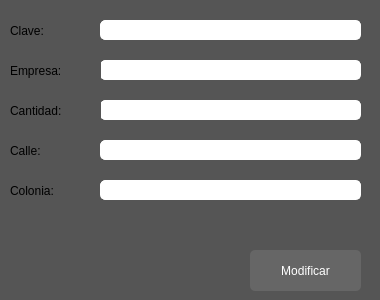
<?xml version="1.0" encoding="UTF-8"?>
<ui version="4.0">
 <class>ventanaModificarFactura</class>
 <widget class="QWidget" name="ventanaModificarFactura">
  <property name="geometry">
   <rect>
    <x>0</x>
    <y>0</y>
    <width>380</width>
    <height>300</height>
   </rect>
  </property>
  <property name="maximumSize">
   <size>
    <width>380</width>
    <height>300</height>
   </size>
  </property>
  <property name="windowTitle">
   <string>Modificar Factura</string>
  </property>
  <property name="styleSheet">
   <string notr="true">background-color:#555;</string>
  </property>
  <widget class="QLineEdit" name="txt_clave">
   <property name="geometry">
    <rect>
     <x>100</x>
     <y>20</y>
     <width>261</width>
     <height>20</height>
    </rect>
   </property>
   <property name="styleSheet">
    <string notr="true">color: black;
font: 75 10pt &quot;Arial&quot;;
border: 1px solid white;
border-radius: 5px;
background-color: white;</string>
   </property>
  </widget>
  <widget class="QLabel" name="lbl_calle">
   <property name="geometry">
    <rect>
     <x>10</x>
     <y>140</y>
     <width>81</width>
     <height>21</height>
    </rect>
   </property>
   <property name="styleSheet">
    <string notr="true">color: balck;
font: 900 12pt &quot;Arial&quot;;</string>
   </property>
   <property name="text">
    <string>Calle:</string>
   </property>
  </widget>
  <widget class="QLineEdit" name="txt_empresa">
   <property name="geometry">
    <rect>
     <x>100</x>
     <y>60</y>
     <width>261</width>
     <height>20</height>
    </rect>
   </property>
   <property name="styleSheet">
    <string notr="true">color: black;
font: 75 10pt &quot;Arial&quot;;
border: 1px solid white;
border-radius: 5px;
background-color: white;</string>
   </property>
   <property name="text">
    <string/>
   </property>
  </widget>
  <widget class="QLabel" name="lbl_colonia">
   <property name="geometry">
    <rect>
     <x>10</x>
     <y>180</y>
     <width>81</width>
     <height>21</height>
    </rect>
   </property>
   <property name="styleSheet">
    <string notr="true">color: balck;
font: 900 12pt &quot;Arial&quot;;</string>
   </property>
   <property name="text">
    <string>Colonia:</string>
   </property>
  </widget>
  <widget class="QLabel" name="lbl_clave">
   <property name="geometry">
    <rect>
     <x>10</x>
     <y>20</y>
     <width>71</width>
     <height>21</height>
    </rect>
   </property>
   <property name="styleSheet">
    <string notr="true">color: balck;
font: 900 12pt &quot;Arial&quot;;</string>
   </property>
   <property name="text">
    <string>Clave:</string>
   </property>
  </widget>
  <widget class="QPushButton" name="btn_modificar_factura">
   <property name="geometry">
    <rect>
     <x>250</x>
     <y>250</y>
     <width>111</width>
     <height>41</height>
    </rect>
   </property>
   <property name="cursor">
    <cursorShape>PointingHandCursor</cursorShape>
   </property>
   <property name="styleSheet">
    <string notr="true">QObject{
	color:White;
	font: 900 12pt &quot;Arial&quot;;
	background-color: #666;
	border-radius: 5px;
}
QObject:hover{
	background-color: #222;
}</string>
   </property>
   <property name="text">
    <string>Modificar</string>
   </property>
  </widget>
  <widget class="QLabel" name="lbl_empresa">
   <property name="geometry">
    <rect>
     <x>10</x>
     <y>60</y>
     <width>91</width>
     <height>21</height>
    </rect>
   </property>
   <property name="styleSheet">
    <string notr="true">color: balck;
font: 900 12pt &quot;Arial&quot;;</string>
   </property>
   <property name="text">
    <string>Empresa:</string>
   </property>
  </widget>
  <widget class="QLineEdit" name="txt_calle">
   <property name="geometry">
    <rect>
     <x>100</x>
     <y>140</y>
     <width>261</width>
     <height>20</height>
    </rect>
   </property>
   <property name="styleSheet">
    <string notr="true">color: black;
font: 75 10pt &quot;Arial&quot;;
border: 1px solid white;
border-radius: 5px;
background-color: white;</string>
   </property>
   <property name="text">
    <string/>
   </property>
  </widget>
  <widget class="QLineEdit" name="txt_cantidad">
   <property name="geometry">
    <rect>
     <x>100</x>
     <y>100</y>
     <width>261</width>
     <height>20</height>
    </rect>
   </property>
   <property name="styleSheet">
    <string notr="true">color: black;
font: 75 10pt &quot;Arial&quot;;
border: 1px solid white;
border-radius: 5px;
background-color: white;</string>
   </property>
   <property name="echoMode">
    <enum>QLineEdit::Normal</enum>
   </property>
  </widget>
  <widget class="QLineEdit" name="txt_colonia">
   <property name="geometry">
    <rect>
     <x>100</x>
     <y>180</y>
     <width>261</width>
     <height>20</height>
    </rect>
   </property>
   <property name="styleSheet">
    <string notr="true">color: black;
font: 75 10pt &quot;Arial&quot;;
border: 1px solid white;
border-radius: 5px;
background-color: white;</string>
   </property>
  </widget>
  <widget class="QLabel" name="lbl_cantidad">
   <property name="geometry">
    <rect>
     <x>10</x>
     <y>100</y>
     <width>91</width>
     <height>21</height>
    </rect>
   </property>
   <property name="styleSheet">
    <string notr="true">color: balck;
font: 900 12pt &quot;Arial&quot;;</string>
   </property>
   <property name="text">
    <string>Cantidad:</string>
   </property>
  </widget>
 </widget>
 <resources/>
 <connections/>
</ui>
